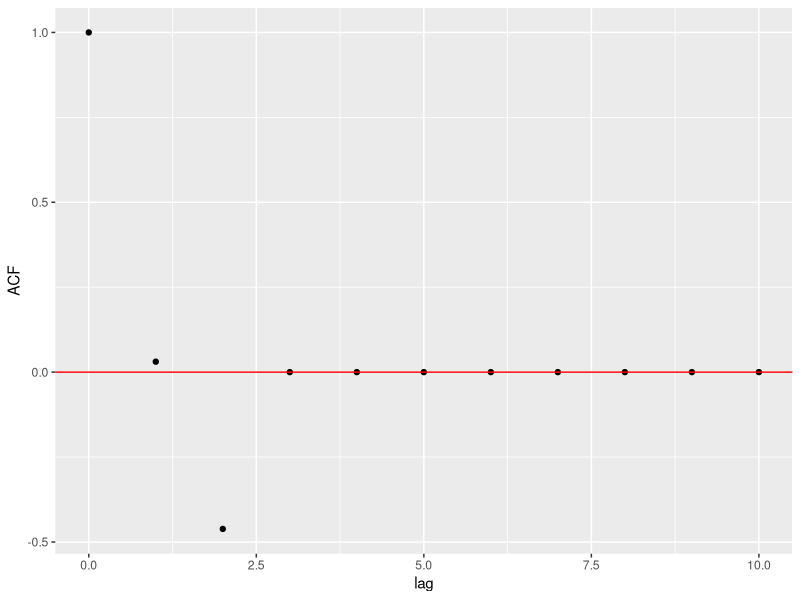
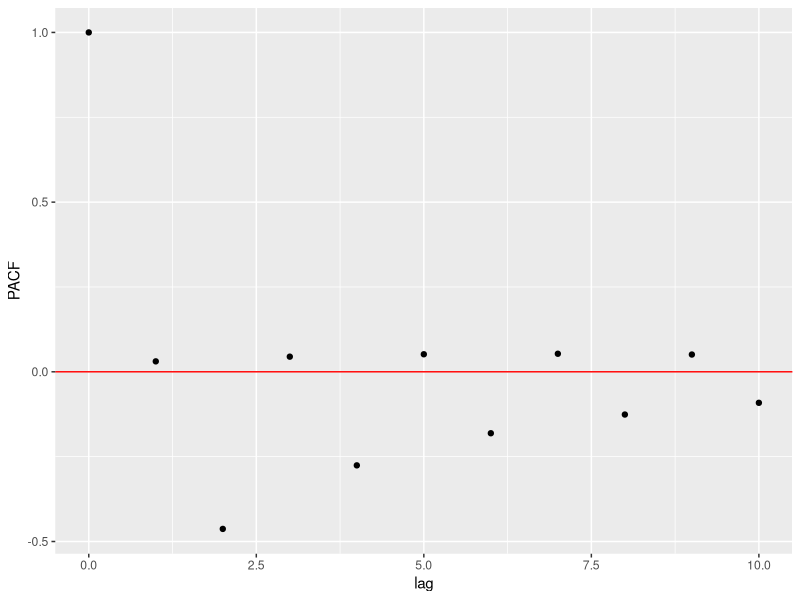

Recreate these plots in R, in order.
## ---- chunk 1
knitr::opts_chunk$set(echo = TRUE)
## ---- chunk 2
#Cargamos librerías
library(ggplot2)
## ---- chunk 3
acf_coefs_ej1=c(1,2/65,-6/13)
#llenemos de 0 los faltantes
for (i in (length(acf_coefs_ej1)+1):11){
  acf_coefs_ej1[i]=0
}
ACF_1<-data.frame('ACF'=acf_coefs_ej1,lag=0:10)
ggplot(ACF_1,aes(x=lag,y=ACF))+geom_point()+geom_abline(intercept = 0,slope=0,color='red')
## ---- chunk 4
#x será el vector con los coeficientes de autocorrelación
coefs_pacf<-function(p,k){
  if(k==0){
    return(1)
  }
  if(length(p)<k+1){
    for(i in length(p):k){
      p[i+1]=0
    }
  }
  A<-matrix(nrow=k,ncol = k)
  for (j in 1:k){
    for (i in 1:k){
       A[i,j]=p[abs(i-j)+1]
    }
  }
  B<-A
  for (i in 1:k){
    B[i,k]=p[i+1]
  }
  return(det(B)/det(A))
}
## ---- chunk 5
pacf_ej1=c()
for (i in 1:11){
  pacf_ej1[i]<-coefs_pacf(acf_coefs_ej1,i-1)
}
PACF_1=data.frame(PACF=pacf_ej1,lag=c(0:10))
## ---- chunk 6
ggplot(PACF_1,aes(x=lag,y=PACF))+geom_point()+geom_abline(intercept = 0,slope=0,color='red')
